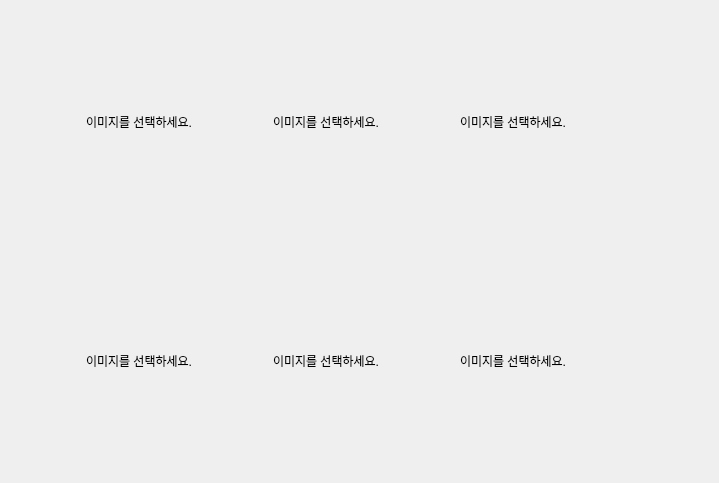
       <widget class="QWidget" name="page_6frame_hor">
        <property name="sizePolicy">
         <sizepolicy hsizetype="Fixed" vsizetype="Fixed">
          <horstretch>0</horstretch>
          <verstretch>0</verstretch>
         </sizepolicy>
        </property>
        <property name="minimumSize">
         <size>
          <width>719</width>
          <height>483</height>
         </size>
        </property>
        <property name="maximumSize">
         <size>
          <width>719</width>
          <height>483</height>
         </size>
        </property>
        <layout class="QGridLayout" name="gridLayout_9">
         <property name="leftMargin">
          <number>0</number>
         </property>
         <property name="topMargin">
          <number>0</number>
         </property>
         <property name="rightMargin">
          <number>0</number>
         </property>
         <property name="bottomMargin">
          <number>1</number>
         </property>
         <property name="spacing">
          <number>0</number>
         </property>
         <item row="3" column="1">
          <widget class="QLabel" name="frame_6_hor_image4">
           <property name="sizePolicy">
            <sizepolicy hsizetype="Expanding" vsizetype="Expanding">
             <horstretch>0</horstretch>
             <verstretch>0</verstretch>
            </sizepolicy>
           </property>
           <property name="cursor">
            <cursorShape>OpenHandCursor</cursorShape>
           </property>
           <property name="text">
            <string>이미지를 선택하세요.</string>
           </property>
           <property name="alignment">
            <set>Qt::AlignCenter</set>
           </property>
          </widget>
         </item>
         <item row="1" column="5">
          <widget class="QLabel" name="frame_6_hor_image3">
           <property name="sizePolicy">
            <sizepolicy hsizetype="Expanding" vsizetype="Expanding">
             <horstretch>0</horstretch>
             <verstretch>0</verstretch>
            </sizepolicy>
           </property>
           <property name="cursor">
            <cursorShape>OpenHandCursor</cursorShape>
           </property>
           <property name="text">
            <string>이미지를 선택하세요.</string>
           </property>
           <property name="alignment">
            <set>Qt::AlignCenter</set>
           </property>
          </widget>
         </item>
         <item row="1" column="4">
          <spacer name="horizontalSpacer_13">
           <property name="orientation">
            <enum>Qt::Horizontal</enum>
           </property>
           <property name="sizeType">
            <enum>QSizePolicy::Fixed</enum>
           </property>
           <property name="sizeHint" stdset="0">
            <size>
             <width>3</width>
             <height>20</height>
            </size>
           </property>
          </spacer>
         </item>
         <item row="1" column="2">
          <spacer name="horizontalSpacer_11">
           <property name="orientation">
            <enum>Qt::Horizontal</enum>
           </property>
           <property name="sizeType">
            <enum>QSizePolicy::Fixed</enum>
           </property>
           <property name="sizeHint" stdset="0">
            <size>
             <width>3</width>
             <height>20</height>
            </size>
           </property>
          </spacer>
         </item>
         <item row="4" column="1">
          <spacer name="verticalSpacer_18">
           <property name="orientation">
            <enum>Qt::Vertical</enum>
           </property>
           <property name="sizeType">
            <enum>QSizePolicy::Fixed</enum>
           </property>
           <property name="sizeHint" stdset="0">
            <size>
             <width>20</width>
             <height>3</height>
            </size>
           </property>
          </spacer>
         </item>
         <item row="2" column="1">
          <spacer name="verticalSpacer_17">
           <property name="orientation">
            <enum>Qt::Vertical</enum>
           </property>
           <property name="sizeType">
            <enum>QSizePolicy::Fixed</enum>
           </property>
           <property name="sizeHint" stdset="0">
            <size>
             <width>20</width>
             <height>3</height>
            </size>
           </property>
          </spacer>
         </item>
         <item row="1" column="7" rowspan="3">
          <widget class="QLabel" name="label_21">
           <property name="sizePolicy">
            <sizepolicy hsizetype="Fixed" vsizetype="Preferred">
             <horstretch>0</horstretch>
             <verstretch>0</verstretch>
            </sizepolicy>
           </property>
           <property name="minimumSize">
            <size>
             <width>6</width>
             <height>0</height>
            </size>
           </property>
           <property name="maximumSize">
            <size>
             <width>6</width>
             <height>16777215</height>
            </size>
           </property>
           <property name="font">
            <font>
             <pointsize>12</pointsize>
             <italic>true</italic>
            </font>
           </property>
           <property name="text">
            <string/>
           </property>
           <property name="alignment">
            <set>Qt::AlignLeading|Qt::AlignLeft|Qt::AlignVCenter</set>
           </property>
           <property name="margin">
            <number>15</number>
           </property>
          </widget>
         </item>
         <item row="0" column="1">
          <spacer name="verticalSpacer_16">
           <property name="orientation">
            <enum>Qt::Vertical</enum>
           </property>
           <property name="sizeType">
            <enum>QSizePolicy::Fixed</enum>
           </property>
           <property name="sizeHint" stdset="0">
            <size>
             <width>20</width>
             <height>3</height>
            </size>
           </property>
          </spacer>
         </item>
         <item row="1" column="3">
          <widget class="QLabel" name="frame_6_hor_image2">
           <property name="sizePolicy">
            <sizepolicy hsizetype="Expanding" vsizetype="Expanding">
             <horstretch>0</horstretch>
             <verstretch>0</verstretch>
            </sizepolicy>
           </property>
           <property name="cursor">
            <cursorShape>OpenHandCursor</cursorShape>
           </property>
           <property name="text">
            <string>이미지를 선택하세요.</string>
           </property>
           <property name="alignment">
            <set>Qt::AlignCenter</set>
           </property>
          </widget>
         </item>
         <item row="1" column="0" rowspan="3">
          <widget class="QLabel" name="label_10">
           <property name="sizePolicy">
            <sizepolicy hsizetype="Fixed" vsizetype="Preferred">
             <horstretch>0</horstretch>
             <verstretch>0</verstretch>
            </sizepolicy>
           </property>
           <property name="minimumSize">
            <size>
             <width>47</width>
             <height>0</height>
            </size>
           </property>
           <property name="maximumSize">
            <size>
             <width>47</width>
             <height>16777215</height>
            </size>
           </property>
           <property name="text">
            <string/>
           </property>
          </widget>
         </item>
         <item row="1" column="1">
          <widget class="QLabel" name="frame_6_hor_image1">
           <property name="sizePolicy">
            <sizepolicy hsizetype="Expanding" vsizetype="Expanding">
             <horstretch>0</horstretch>
             <verstretch>0</verstretch>
            </sizepolicy>
           </property>
           <property name="cursor">
            <cursorShape>OpenHandCursor</cursorShape>
           </property>
           <property name="text">
            <string>이미지를 선택하세요.</string>
           </property>
           <property name="alignment">
            <set>Qt::AlignCenter</set>
           </property>
          </widget>
         </item>
         <item row="3" column="5">
          <widget class="QLabel" name="frame_6_hor_image6">
           <property name="sizePolicy">
            <sizepolicy hsizetype="Expanding" vsizetype="Expanding">
             <horstretch>0</horstretch>
             <verstretch>0</verstretch>
            </sizepolicy>
           </property>
           <property name="cursor">
            <cursorShape>OpenHandCursor</cursorShape>
           </property>
           <property name="text">
            <string>이미지를 선택하세요.</string>
           </property>
           <property name="alignment">
            <set>Qt::AlignCenter</set>
           </property>
          </widget>
         </item>
         <item row="1" column="6">
          <spacer name="horizontalSpacer_12">
           <property name="orientation">
            <enum>Qt::Horizontal</enum>
           </property>
           <property name="sizeType">
            <enum>QSizePolicy::Fixed</enum>
           </property>
           <property name="sizeHint" stdset="0">
            <size>
             <width>3</width>
             <height>20</height>
            </size>
           </property>
          </spacer>
         </item>
         <item row="3" column="3">
          <widget class="QLabel" name="frame_6_hor_image5">
           <property name="sizePolicy">
            <sizepolicy hsizetype="Expanding" vsizetype="Expanding">
             <horstretch>0</horstretch>
             <verstretch>0</verstretch>
            </sizepolicy>
           </property>
           <property name="cursor">
            <cursorShape>OpenHandCursor</cursorShape>
           </property>
           <property name="text">
            <string>이미지를 선택하세요.</string>
           </property>
           <property name="alignment">
            <set>Qt::AlignCenter</set>
           </property>
          </widget>
         </item>
         <item row="1" column="8" rowspan="3">
          <widget class="QLabel" name="frame_6_hor_label_1">
           <property name="sizePolicy">
            <sizepolicy hsizetype="Fixed" vsizetype="Preferred">
             <horstretch>0</horstretch>
             <verstretch>0</verstretch>
            </sizepolicy>
           </property>
           <property name="minimumSize">
            <size>
             <width>35</width>
             <height>0</height>
            </size>
           </property>
           <property name="maximumSize">
            <size>
             <width>35</width>
             <height>16777215</height>
            </size>
           </property>
           <property name="font">
            <font>
             <italic>true</italic>
            </font>
           </property>
           <property name="styleSheet">
            <string notr="true">color: black</string>
           </property>
           <property name="text">
            <string/>
           </property>
           <property name="alignment">
            <set>Qt::AlignRight|Qt::AlignTrailing|Qt::AlignVCenter</set>
           </property>
           <property name="margin">
            <number>1</number>
           </property>
          </widget>
         </item>
         <item row="1" column="9" rowspan="3">
          <widget class="QLabel" name="frame_6_hor_label_2">
           <property name="sizePolicy">
            <sizepolicy hsizetype="Fixed" vsizetype="Preferred">
             <horstretch>0</horstretch>
             <verstretch>0</verstretch>
            </sizepolicy>
           </property>
           <property name="minimumSize">
            <size>
             <width>35</width>
             <height>0</height>
            </size>
           </property>
           <property name="maximumSize">
            <size>
             <width>35</width>
             <height>16777215</height>
            </size>
           </property>
           <property name="font">
            <font>
             <italic>true</italic>
            </font>
           </property>
           <property name="styleSheet">
            <string notr="true">color: black</string>
           </property>
           <property name="text">
            <string/>
           </property>
           <property name="alignment">
            <set>Qt::AlignCenter</set>
           </property>
           <property name="margin">
            <number>1</number>
           </property>
          </widget>
         </item>
         <item row="1" column="10" rowspan="3">
          <widget class="QLabel" name="frame_6_hor_label_3">
           <property name="sizePolicy">
            <sizepolicy hsizetype="Fixed" vsizetype="Preferred">
             <horstretch>0</horstretch>
             <verstretch>0</verstretch>
            </sizepolicy>
           </property>
           <property name="minimumSize">
            <size>
             <width>35</width>
             <height>0</height>
            </size>
           </property>
           <property name="maximumSize">
            <size>
             <width>35</width>
             <height>16777215</height>
            </size>
           </property>
           <property name="font">
            <font>
             <italic>true</italic>
            </font>
           </property>
           <property name="styleSheet">
            <string notr="true">color: black</string>
           </property>
           <property name="text">
            <string/>
           </property>
           <property name="margin">
            <number>1</number>
           </property>
          </widget>
         </item>
        </layout>
       </widget>
